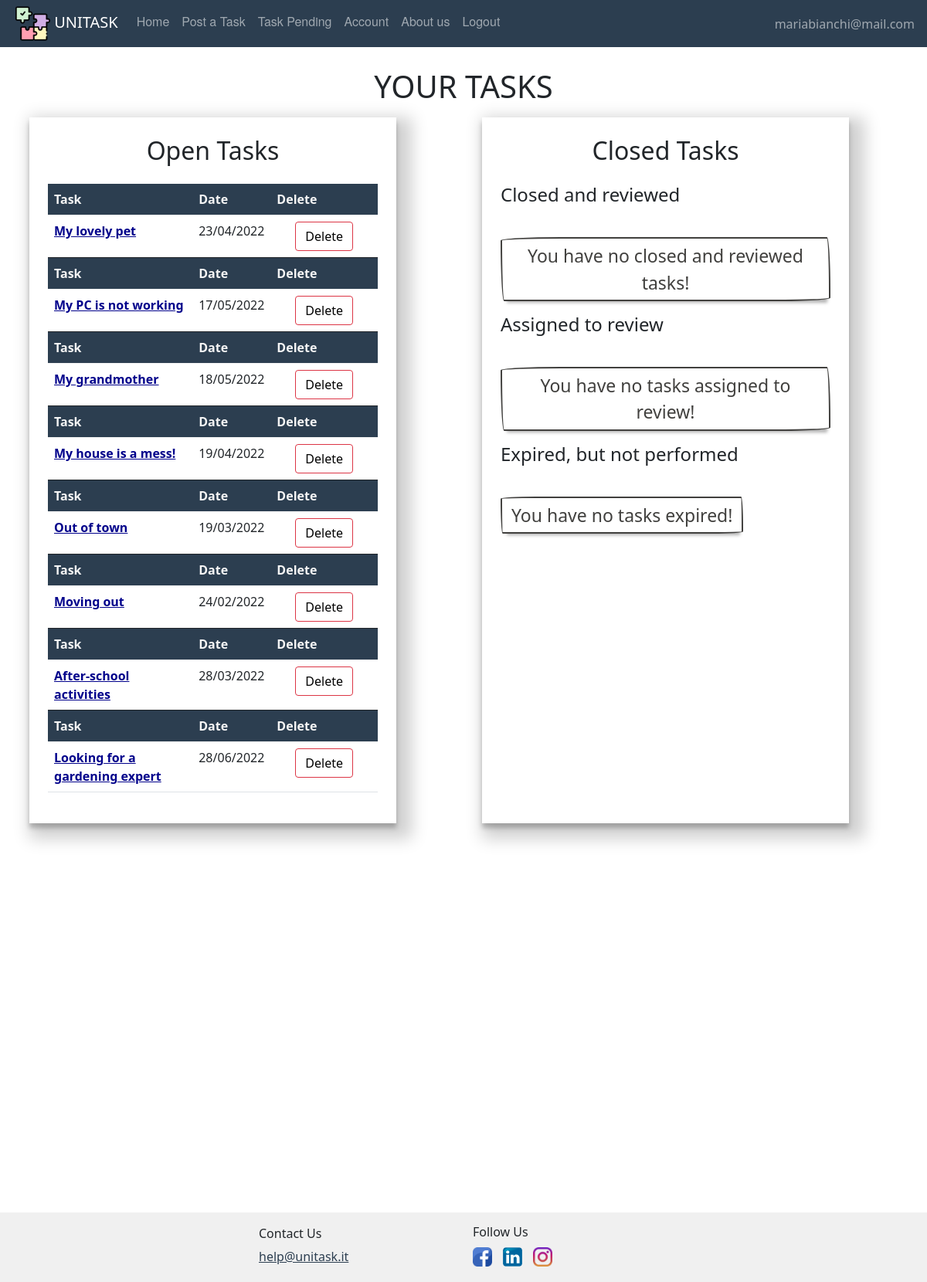
/taskpending (signed in), run on the app's committed database.
### website/models.py (models this page shows, shortened)
class User(db.Model, UserMixin):
    id = db.Column(db.Integer, primary_key=True)
    email = db.Column(db.String(150), unique=True)
    password = db.Column(db.String(150))
    first_name = db.Column(db.String(150))
    surname = db.Column(db.String(150))
    description = db.Column(db.String(200))
    type = db.Column(db.String(20))
    reviewsposted = db.relationship('Review', foreign_keys='Review.id_reviewer',
                                    backref='author')
    reviewsreceived = db.relationship('Review', foreign_keys='Review.id_reviewed',
                                      backref='received')
    __mapper_args__ = {
        'polymorphic_on': type,
        'polymorphic_identity': 'user',
    }

class Offer(db.Model, UserMixin):
    id = db.Column(db.Integer, primary_key=True)
    title = db.Column(db.String(150))
    description = db.Column(db.String(150))
    address = db.Column(db.String(150))
    placeId = db.Column(db.String(150))
    amount = db.Column(db.Integer)
    lat = db.Column(db.Float)
    lng = db.Column(db.Float)
    date = db.Column(db.DateTime(timezone=True), default=func.now())
    dateexpire = db.Column(db.DateTime(timezone=True))
    isAss = db.Column(db.Boolean, default=False)
    date_task = db.Column(db.DateTime(timezone=True))
    id_adult = db.Column(db.Integer, db.ForeignKey('adult.id'))
    scelta = db.Column(db.Integer, db.ForeignKey('student.id'))
    isPerf = db.Column(db.Boolean, default=False)
    rece = db.relationship('Review', backref='recensione')
    isClosed = db.Column(db.Boolean, default=False)

### website/adult/routes.py (the view)
@adults.route('/taskpending')
def taskpending():
    pending = []
    for task in current_user.tasks:
        if task.isAss and task.isClosed == False:
            pending.append(task)
        if task.isAss == False and task.isPerf == True:
            pending.append(task)
    return render_template("adult/taskspending.html", user=current_user, pending=pending)

### website/models.py (called while the page is built)
    def gettaskclosed(self):
        t = []
        for off in self.tasks:
            if off.isClosed and off.isPerf:
                t.append(off)
        return t

    def gettaskexpired(self):
        t = []
        for off in self.tasks:
            if off.isClosed and not off.isPerf:
                t.append(off)
        return t

    def gettasksopen(self):
        t = []
        for off in self.tasks:
            if not off.isClosed:
                t.append(off)
        return t

    def gettasksAssnotPerf(self):
        t = []
        for off in self.tasks:
            if not off.isClosed and off.isAss and not off.isPerf:
                t.append(off)
        return t

### website/templates/adult/taskspending.html (shortened to what this page needs)
{% extends "base.html" %}
{% block content %}
    <br/>
    <h1 align="center">YOUR TASKS</h1>
    <div class="container" style="margin-bottom: 50vh">
        <div class="row">
            <div class="col-5 p-4 m-2 col-page">
                <h2 align="center" class="mb-4">Open Tasks</h2>
                <table class="table table-hover">
                    {% set  l = user.gettasksopen() %}
                    {% if l %}
                        {% for offer in l %}
                            {% if offer.isAss==False %}
                                <thead class="thead-dark" style="color:whitesmoke; background:#2c3e50">
                                <tr>
                                    <th scope="col">Task</th>
                                    <th scope="col">Date</th>
                                    <th scope="col">Delete</th>
                                </tr>
                                </thead>
                                <tbody>
                                <tr>
                                    <th scope="row"><a style="color:darkblue"
                                                       href={{ url_for('users.task', task_id=offer.id) }}>{{ offer.title }}</a>
                                    </th>
                                    <td>{{ offer.date_task.strftime("%d/%m/%Y") }}</td>
                                    <td>
                                        <button type="button" class="btn btn-outline-danger mx-4"><a
                                                class="delete-button"
                                                href={{ url_for('adults.deletetask', task_id=offer.id) }}> Delete</a>
                                        </button>
                                    </td>
                                </tr>
                                </tbody>
                            {% endif %}
                        {% endfor %}
                    {% endif %}
                </table>
            </div>
            <div class="col-1"></div>
            <div class="col-5 p-4 m-2 col-page">
                <h2 align="center" class="mb-4">Closed Tasks</h2>
                <div class="row">
                    <div class="col">
                        <h4 align="left">Closed and reviewed</h4>
                        <table class="table table-hover">
                            {% set  l = user.gettaskclosed() %}
                            {% if l %}
                                <thead class="thead-dark" style="color:whitesmoke; background:#2c3e50">
                                <tr>
                                    <th scope="col">Task</th>
                                    <th scope="col">Date</th>
                                </tr>
                                </thead>
                                {% for offer in l %}
                                    <tbody>
                                    <tr>
                                        <td>{{ offer.title }}</td>
                                        <td>{{ offer.date_task.strftime("%d/%m/%Y") }}</td>
                                    </tr>
                                    </tbody>
                                {% endfor %}
                            {% else %}
                                <div class="row">
                                    <div class="col-" style="margin-top:2em;">
                                        <div class="button-task">
                                            You have no closed and reviewed tasks!
                                        </div>
                                    </div>
                                </div>
                            {% endif %}
                        </table>
                    </div>
                </div>
                <div class="row">
                    <h4 align="left">Assigned to review</h4>
                    <div class="col">
                        <table class="table table-hover">
                            {% set  l = user.gettasksAssnotPerf() %}
                            {% if l %}
                                <thead class="thead-dark" style="color:whitesmoke; background:#2c3e50">
                                <tr>
                                    <th scope="col">Task</th>
                                    <th scope="col">Performer</th>
                                    <th scope="col">Review</th>
                                </tr>
                                </thead>
                                {% if pending|length != 0 %}
                                    {% for offer in pending %}
                                        <tbody>
                                        <tr>
                                            <td>{{ offer.title }}</td>
                                            <td>{{ offer.performer.first_name }}</td>
                                            {% if offer.isAss==True and offer.isPerf==False %}
                                                <td>
                                                    <button type="button"
                                                            class="btn btn-outline-danger mx-4 review-button"><a
                                                            style="color:black"
                                                            href={{ url_for('users.writereview', task_id=offer.id) }}>
                                                        Review</a>
                                                    </button>
                                                </td>
                                                </tr>
                                                </tbody>
                                            {% endif %}
                                    {% endfor %}
                                {% endif %}
                            {% else %}
                                <div class="row">
                                    <div class="col-" style="margin-top:2em;">
                                        <div class="button-task">
                                            You have no tasks assigned to review!
                                        </div>
                                    </div>
                                </div>
                            {% endif %}
                        </table>
                    </div>
                </div>
                <div class="row">
                    <div class="col">
                        <h4 align="left">Expired, but not performed</h4>
                        <table class="table table-hover">
                            {% set  l = user.gettaskexpired() %}
                            {% if l %}
                                <thead class="thead-dark" style="color:whitesmoke; background:#2c3e50">
                                <tr>
                                    <th scope="col">Task</th>
                                    <th scope="col">Date</th>
                                </tr>
                                </thead>
                                {% for offer in l %}
                                    <tbody>
                                    <tr>
                                        <td>{{ offer.title }}</td>
                                        <td>{{ offer.date_task.strftime("%d/%m/%Y") }}</td>
                                    </tr>
                                    </tbody>
                                {% endfor %}
                            {% else %}
                                <div class="row">
                                    <div class="col-" style="margin-top:2em;">
                                        <div class="button-task">
                                            You have no tasks expired!
                                        </div>
                                    </div>
                                </div>
                            {% endif %}
                        </table>
                    </div>
                </div>
            </div>
        </div>
    </div>
    <br/><br/>
{% endblock %}

### website/templates/base.html (shortened to what this page needs)
<!DOCTYPE html>
<html lang="">
<head>
    <link href="/static/css/style.css" rel="stylesheet">
    <link href="https://cdn.jsdelivr.net/npm/bootstrap@5.0.2/dist/css/bootstrap.min.css" rel="stylesheet"
>
    <link href="https://netdna.bootstrapcdn.com/font-awesome/3.2.1/css/font-awesome.css" rel="stylesheet">
</head>
<body>
<nav class="navbar fixed-top navbar-expand-lg navbar-dark">
    <ul class="navbar-nav mr-auto">
        <li>
            <a style="padding-left:1em;" class="navbar-brand" href="#">
                <img src="/static/images/pic/puzzle.png" width="45" height="45"/>
                UNITASK
            </a></li>
        {% if user.is_authenticated %}
            {% if user.type=='adult' %}
                <li class="nav-item"><a class="nav-link" id="home" href="/">Home</a></li>
                <li class="nav-item"><a class="nav-link" id="posttask" href="{{ url_for('adults.posttask') }}">Post a
                    Task</a></li>
                <li class="nav-item"><a class="nav-link" id="offer" href="{{ url_for('adults.taskpending') }}">Task
                    Pending</a></li>
                <li class="nav-item"><a class="nav-link" id="account" href="{{ url_for('users.account') }}">Account</a>
                </li>
                <li class="nav-item"><a class="nav-link" id="aboutus" href="{{ url_for('users.about_us') }}">About
                    us</a></li>
                <li class="nav-item"><a class="nav-link" id="logout" href="{{ url_for('auth.logout') }}">Logout</a></li>
            {% endif %}
            </ul>
            <ul class="navbar-nav ms-auto">
                <li class="nav-item">
                    <span style="padding-right:1em;" class="navbar-text d-flex justify-content-end">
                     {{ user.email }}
                       </span>
                </li>
            </ul>
        {% endif %}
</nav>
{% block content %}
{% endblock %}
</body>
{% block footer %}
    <div class="container-fluid mt-5" style="background-color: #f0f0f0">
        <div class="container-lg">
            <div class="row row-cols-md-4 p-3">
                <div class="col-md pb-1 m-auto navbar-light">
                </div>
                <div class="col-md pb-1 m-auto">
                    <h6>Contact Us</h6>
                    <a style="color: #2c3e50" href="mailto:help@unitask.it">help@unitask.it</a>
                </div>
                <div class="col-md pb-1 m-auto">
                    <h6>Follow Us</h6>
                    <img class="img-fluid" style="max-height: 25px; min-width: 25px"
                         src="/static/images/pic/facebook.png"/>
                    <img class="img-fluid" style="max-height: 25px; min-width: 25px"
                         src="/static/images/pic/linkedin.png"/>
                    <img class="img-fluid" style="max-height: 25px; min-width: 25px"
                         src="/static/images/pic/instagram.png"/>
                </div>
                <div class="col-md pb-1">
                </div>
            </div>
        </div>
    </div>
{% endblock footer %}
</html>

### website/static/css/style.css (style rules this page uses)
body { padding-top:4em; }
.navbar { list-style-type: none; margin: 0; padding: 0; overflow: hidden; background-color: #2c3e50; }
.nav-link { display: block; color: white; text-align: center; padding: 14px 16px; text-decoration: none; font-family: "Helvetica Neue", Helvetica, Arial, sans-serif; }
.delete-button { color:black; text-decoration: none; }
.col-page { box-shadow: rgba(0, 0, 0, 0.19) 10px 10px 20px 10px, rgba(0, 0, 0, 0.23) 0px 6px 6px; }
.button-task { padding:5px 12px; align-self: center; background-color: #fff; background-image: none; background-position: 0 90%; background-repeat: repeat no-repeat; background-size: 4px 3px; border-radius: 15px 225px 255px 15px; border-style: solid; border-width: 2px; box-shadow: rgba(0, 0, 0, .3) 2px 8px 4px -6px; box-sizing: border-box; color: #41403e; display: inline-block; font-size:23px; outline: none; text-decoration: none; border-bottom-left-radius: 15px 255px; border-bottom-right-radius: 225px 15px; border-top-left-radius: 255px 15px; border-top-right-radius: 15px 225px; user-select: none; -webkit-user-select: none; touch-action: manipulation; text-align: center; }

### data on the page
User: email "mariabianchi@mail.com"
Offer: title "My lovely pet", date_task "23/04/2022"
Offer: title "My PC is not working", date_task "17/05/2022"
Offer: title "My grandmother", date_task "18/05/2022"
Offer: title "My house is a mess!", date_task "19/04/2022"
Offer: title "Out of town", date_task "19/03/2022"
Offer: title "Moving out", date_task "24/02/2022"
Offer: title "After-school activities", date_task "28/03/2022"
Offer: title "Looking for a gardening expert", date_task "28/06/2022"
